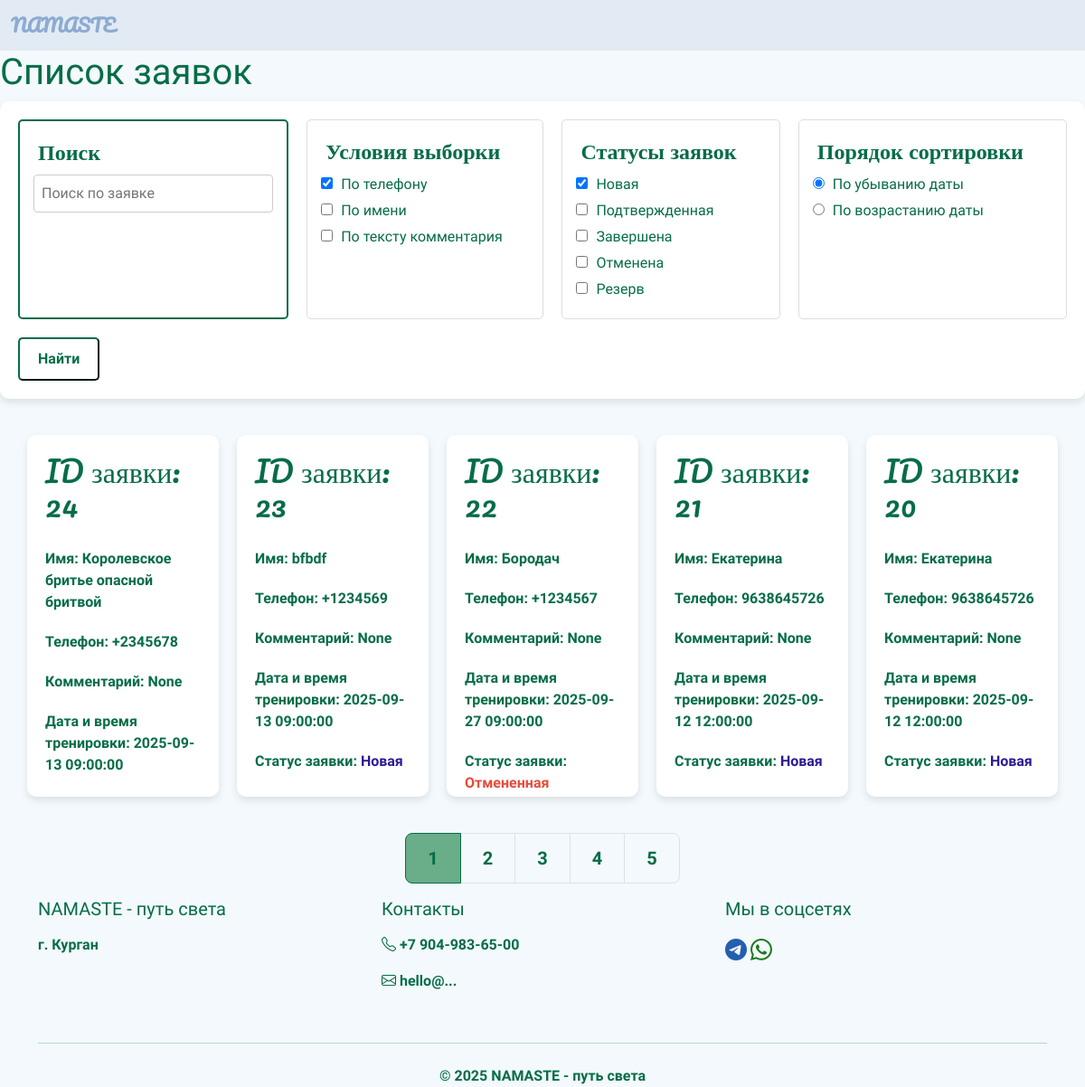
Before: /applications/ with the older database file.
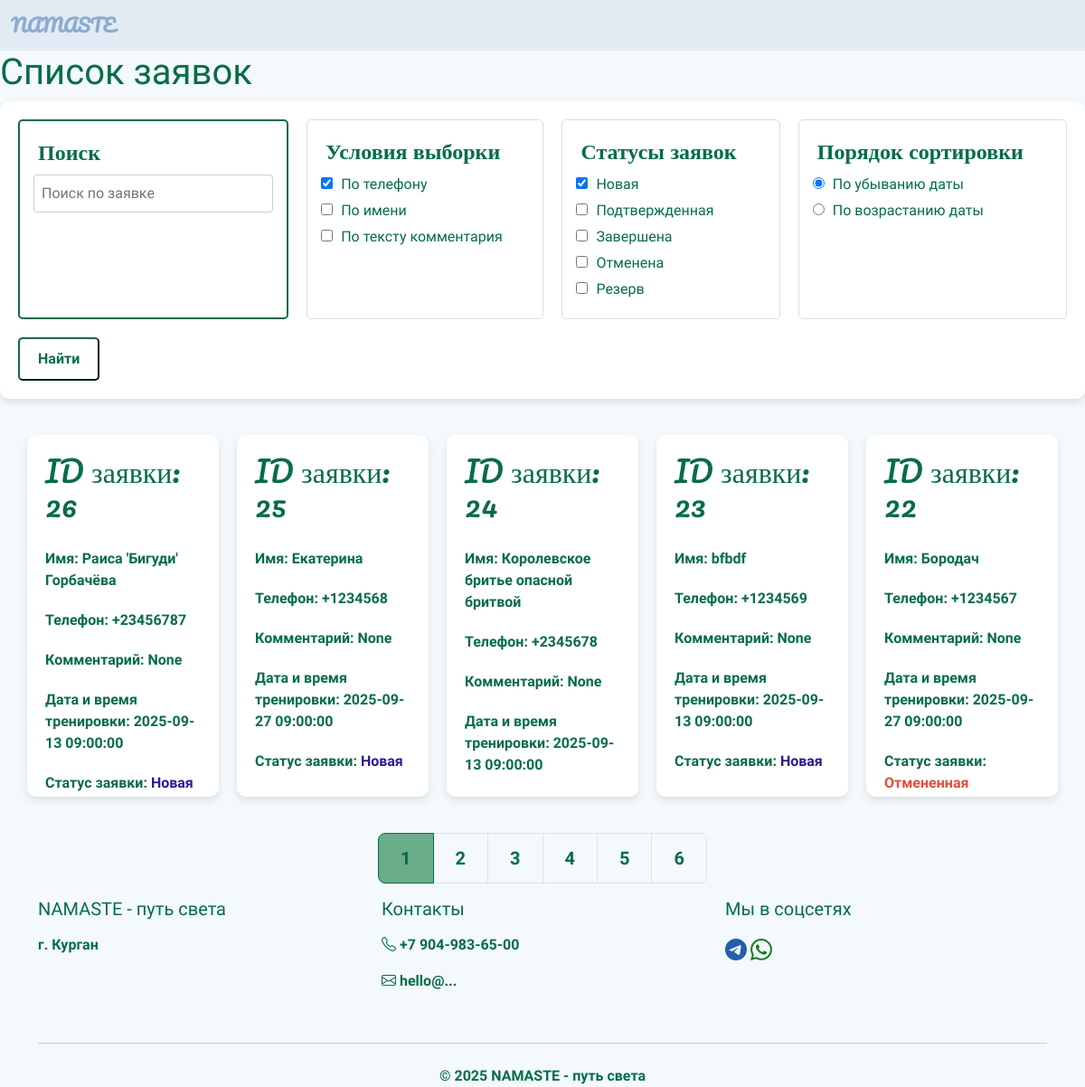
After: the same page with the newer database file.
### core/models.py (models this page shows, shortened)
class Application(models.Model):
    STATUS_CHOICES = (
        ("new", "Новая"),
        ("confirmed", "Подтвержденная"),
        ("completed", "Завершенная"),
        ("canceled", "Отмененная"),
        ( "reserve", "Резерв")
    )
    name = models.CharField(max_length=100, verbose_name="Имя")
    phone = models.CharField(max_length=20, verbose_name="Телефон")
    comment = models.CharField(max_length=500, null=True, blank=True, verbose_name="Комментарий")
    status = models.CharField(choices=STATUS_CHOICES, default="new", max_length=20, verbose_name="Статус")
    date_created = models.DateTimeField(auto_now_add=True, null=True, blank=True, verbose_name="Дата создания")
    date_updated = models.DateTimeField(auto_now=True, null=True, blank=True, verbose_name="Дата обновления")
    schedule = models.ForeignKey(Schedule, blank=True, null=True, on_delete=models.CASCADE)
    class Meta:
        verbose_name = "Запись"
        verbose_name_plural = "Записи"

class Schedule(models.Model):
    date = models.DateField(default=timezone.now)
    start_time = models.TimeField(default=time(9, 0))
    def __str__(self):
        return f"{self.date} {self.start_time}"
    class Meta:
        verbose_name = "Расписание"

### core/views.py (the view, shortened to what this page needs)
# urls.py: path("applications/", ApplicationsListView.as_view(), name="all_applications"),
class ApplicationsListView(ListView):
    model = Application
    template_name = "applications_list.html"
    context_object_name = "applications"
    paginate_by = 5
    def get_queryset(self):
        queryset = super().get_queryset()
        search_query = self.request.GET.get("q", "")
        checkbox_name = self.request.GET.get("search_by_name", "")
        checkbox_phone = self.request.GET.get("search_by_phone", "")
        checkbox_comment = self.request.GET.get("search_by_comment", "")
        checkbox_status_new = self.request.GET.get("status_new", "")
        checkbox_status_confirmed = self.request.GET.get("status_confirmed", "")
        checkbox_status_completed = self.request.GET.get("status_completed", "")
        checkbox_status_canceled = self.request.GET.get("status_canceled", "")
        checkbox_status_reserved = self.request.GET.get("status_reserved", "")
        order_by_date = self.request.GET.get("order_by_date", "desc")
        search_q = Q()
        status_q = Q()
        if checkbox_status_new:
            status_q |= Q(status="new")
        if checkbox_status_confirmed:
            status_q |= Q(status="confirmed")
        if checkbox_status_completed:
            status_q |= Q(status="completed")
        if checkbox_status_canceled:
            status_q |= Q(status="canceled")
        if checkbox_status_reserved:
            status_q |= Q(status="reserved")
        ordering = "-date_created" if order_by_date == "desc" else "date_created"
        orders = (queryset.filter(search_q & status_q).order_by(ordering))
        return orders
    def get_context_data(self, **kwargs):
        context = super().get_context_data(**kwargs)
        get_params = self.request.GET.copy()
        if 'page' in get_params:
            del get_params['page']
        context['get_params'] = get_params.urlencode()
        return context

### templates/applications_list.html (shortened to what this page needs)
{% extends "base.html" %}
{% block content %}
<h1>Список заявок</h1>
<form action="" method="get" class="search-form">
    <fieldset class="fieldset-highlight">
        <legend>Поиск</legend>
        <input type="text" name="q" placeholder="Поиск по заявке" value="{{ request.GET.q }}">
    </fieldset>
    <fieldset class="options">
        <legend>Условия выборки</legend>
        <label><input type="checkbox" name="search_by_phone" {% if request.GET.search_by_phone or 'q' not in request.GET %}checked{% endif %}> По телефону</label>
        <label><input type="checkbox" name="search_by_name" {% if request.GET.search_by_name %}checked{% endif %}> По имени</label>
        <label><input type="checkbox" name="search_by_comment" {% if request.GET.search_by_comment %}checked{% endif %}> По тексту комментария</label>
    </fieldset>
    <fieldset class="options">
        <legend>Статусы заявок</legend>
        <label><input type="checkbox" name="status_new" {% if request.GET.status_new or 'q' not in request.GET %}checked{% endif %}> Новая</label>
        <label><input type="checkbox" name="status_confirmed" {% if request.GET.status_confirmed %}checked{% endif %}> Подтвержденная</label>
        <label><input type="checkbox" name="status_completed" {% if request.GET.status_completed %}checked{% endif %}> Завершена</label>
        <label><input type="checkbox" name="status_canceled" {% if request.GET.status_canceled %}checked{% endif %}> Отменена</label>
        <label><input type="checkbox" name="status_reserved" {% if request.GET.status_reserved %}checked{% endif %}> Резерв</label>
    </fieldset>
    <fieldset class="options">
        <legend>Порядок сортировки</legend>
        <label><input type="radio" name="order_by_date" value="desc" {% if request.GET.order_by_date == 'desc' or 'q' not in request.GET %}checked{% endif %}> По убыванию даты</label>
        <label><input type="radio" name="order_by_date" value="asc" {% if request.GET.order_by_date == 'asc' %}checked{% endif %}> По возрастанию даты</label>
    </fieldset>
    <button type="submit">Найти</button>
</form>
<div class="flex-container">
    {% for application in applications %}
        {% include "include_application_card.html" with application=application %}
    {% endfor %}
</div>
    {% if page_obj.has_other_pages %}
        <nav aria-label="...">
            <ul class="pagination pagination-lg justify-content-center">
                {% for page in page_obj.paginator.page_range %}
                {% if page == page_obj.number %}
                   <li class="page-item active" aria-current="page">
                        <span class="page-link">{{ page }}</span>
                    </li>
                {% else %}
                   <li class="page-item"><a class="page-link" href="?{% if get_params %}{{ get_params }}&{% endif %}page={{ page }}">{{ page }}</a></li>
                {% endif %}
                {% endfor %}
            </ul>
        </nav>
    {% endif %}
{% endblock content %}

### templates/base.html (shortened to what this page needs)
{% load static %}
<!DOCTYPE html>
<html lang="ru">
<head>
<link href="https://cdn.jsdelivr.net/npm/bootstrap@5.3.3/dist/css/bootstrap.min.css" rel="stylesheet">
<link rel="stylesheet" href="https://cdn.jsdelivr.net/npm/bootstrap-icons@1.11.3/font/bootstrap-icons.css">
<link rel="stylesheet" href="{% static 'css/main.css' %}">
</head>
<body>
    <div class="d-flex flex-column min-vh-100">
      <header>
        {% include 'include_nav_menu.html' %}
      </header>
      <main class="flex-grow-1">
        {% block content %}{% endblock %}
      </main>
      <footer class="footer-dark mt-auto">
        <div class="container text-center text-md-start">
          <div class="row">
            <div class="col-md-4 mb-3">
              <h5 class="mb-3">NAMASTE - путь света</h5>
              <p>г. Курган</p>
            </div>
            <div class="col-md-4 mb-3">
              <h5 class="mb-3">Контакты</h5>
              <p><i class="bi bi-telephone"></i> +7 904-983-65-00</p>
              <p><i class="bi bi-envelope"></i> hello@...</p>
            </div>
            <div class="col-md-4 mb-3">
              <h5 class="mb-3">Мы в соцсетях</h5>
              <a class="custom-telegram" href="https://t.me/irina_namaste"><i class="bi bi-telegram custom-telegram" style="font-size: 24px;"></i></a>
              <a class="custom-wa" href="https://wa.me/+79049836500"><i class="bi bi-whatsapp custom-wa" style="font-size: 24px;"></i></a>
            </div>
          </div>
          <hr class="my-4">
          <div class="text-center">
            <span>© 2025 NAMASTE - путь света</span>
          </div>
        </div>
      </footer>
    </div>
<div class="toast-container position-fixed bottom-0 end-0 p-3" style="z-index: 1100">
</div>
</body>
</html>

### templates/include_nav_menu.html (shortened to what this page needs)
<nav class="navbar navbar-expand-lg custom-navbar" style="background-color: var(--brand-blue);">
    <div class="container-fluid">
        <a class="navbar-brand fw-bold" href="{% url 'landing' %}" style="font-family: var(--font-family-heading);">NAMASTE</a>
    </div>
</nav>

### templates/include_application_card.html (shortened to what this page needs)
        <div class="flex-card">
            <h2>ID заявки: {{ application.id }}</h2>
            <p>Имя: {{ application.name }}</p>
            <p>Телефон: {{ application.phone }}</p>
            <p>Комментарий: {{ application.comment }}</p>
            <p>Дата и время тренировки: {{ application.schedule }}</p>
            <p>Статус заявки: <span class="{{ application.status }}">{{ application.get_status_display }}</span></p>
            <div class="card-actions">
                <a href="{% url 'application' application.id %}" class="btn btn-icon" title="Детали">
                </a>
                <a href="{% url 'application-update' application.id %}" class="btn btn-icon" title="Редактировать">
                </a>
            </div>
        </div>

### static/css/main.css (style rules this page uses)
:root { --bs-body-bg: #f3f9fc; --brand-blue: #e2ebf4; --font-family-heading: 'Pacifico', cursive; --color: #066d47; }
body { font-family: 'Marck Script', cursive; font-weight: bold; color: #066d47; }
.custom-navbar { background-color: #d81313; color: #b11a33; }
.custom-navbar .navbar-brand { color: #8dabd1; font-family: Arial, sans-serif; }
.custom-telegram { color: rgba(1, 69, 162, 0.863); }
.custom-telegram i { color: rgba(1, 69, 162, 0.863); }
.custom-wa { color: rgb(28, 122, 30); }
.custom-wa i { color: rgb(28, 122, 30); }
.new { color: #2e1a94; font-weight: bold; }
.canceled { color: #e74c3c; font-weight: bold; }
.search-form { background-color: white; padding: 20px; border-radius: 10px; box-shadow: 0 4px 8px rgba(0, 0, 0, 0.1); margin-bottom: 20px; display: flex; flex-wrap: wrap; gap: 20px; align-items: stretch; }
.search-form fieldset { border: 1px solid #ddd; border-radius: 5px; padding: 15px; margin: 0; min-width: 200px; flex-grow: 1; display: flex; flex-direction: column; }
.search-form .fieldset-highlight { border-color: var(--brand-gold) !important; border-width: 2px; }
.search-form legend { font-weight: bold; color: var(--brand-sepia); padding: 0 5px; font-family: var(--font-family-heading); }
.search-form input[type="text"] { width: 100%; padding: 8px; border: 1px solid #ccc; border-radius: 4px; box-sizing: border-box; }
.search-form .options label { display: block; margin-bottom: 5px; font-weight: normal; }
.search-form .options input { margin-right: 5px; }
.search-form button { background-color: var(--brand-gold); color: #066d47; padding: 10px 20px; border-radius: 5px; border-color: #066d47; cursor: pointer; align-self: center; height: fit-content; font-weight: 600; }
.flex-container { display: flex; flex-wrap: wrap; gap: 20px; justify-content: center; padding: 20px; }
.flex-card { background-color: white; border-radius: 10px; box-shadow: 0 4px 8px rgba(0, 0, 0, 0.1); padding: 20px; width: calc(20% - 20px); height: 400px; transition: transform 0.3s ease; border: 1px solid var(--brand-gold); margin-bottom: 20px; display: flex; flex-direction: column; justify-content: space-between; overflow: hidden; }
.flex-card > * { flex: 1 0 auto; }
.flex-card { display: flex; flex-direction: column; justify-content: space-between; }
.card-actions { display: flex; justify-content: center; gap: 10px; margin-top: auto; padding-top: 15px; }
.btn-icon { background: none; border: none; font-size: 1.5rem; color: var(--brand-sepia); transition: color 0.3s ease; }
.flex-card h2 { margin-top: 0; color: var(--brand-sepia); border-bottom: 2px solid var(--brand-gold); padding-bottom: 10px; font-family: var(--font-family-heading); }
.flex-card p { margin: 10px 0; }
.row { display: flex; flex-basis: 100%; }
.row:nth-child(2n+1) { justify-content: center; }
.flex-container > .flex-card:nth-last-child(-n+4) { margin-bottom: 0; }
.pagination > .page-item > .page-link { color: var(--brand-green); }
.pagination > .page-item.active > .page-link, .pagination > .page-item.active > .page-link:hover, .pagination > .page-item.active > .page-link:focus { background-color: #69ad89; border-color: var(--brand-green); color: var(--brand-green); z-index: 3; }

Changed rows visible on the page:
no longer on this page (row unchanged): Application: id "21", name "Екатерина", phone "9638645726", comment "None", schedule "2025-09-12 12:00:00", status "Новая"
no longer on this page (row unchanged): Application: id "20", name "Екатерина", phone "9638645726", comment "None", schedule "2025-09-12 12:00:00", status "Новая"
added Application: id "26", name "Раиса 'Бигуди' Горбачёва", phone "+23456787", comment "None", schedule "2025-09-13 09:00:00", status "Новая"
added Application: id "25", name "Екатерина", phone "+1234568", comment "None", schedule "2025-09-27 09:00:00", status "Новая"
Other visible differences:
new list line: "6"
